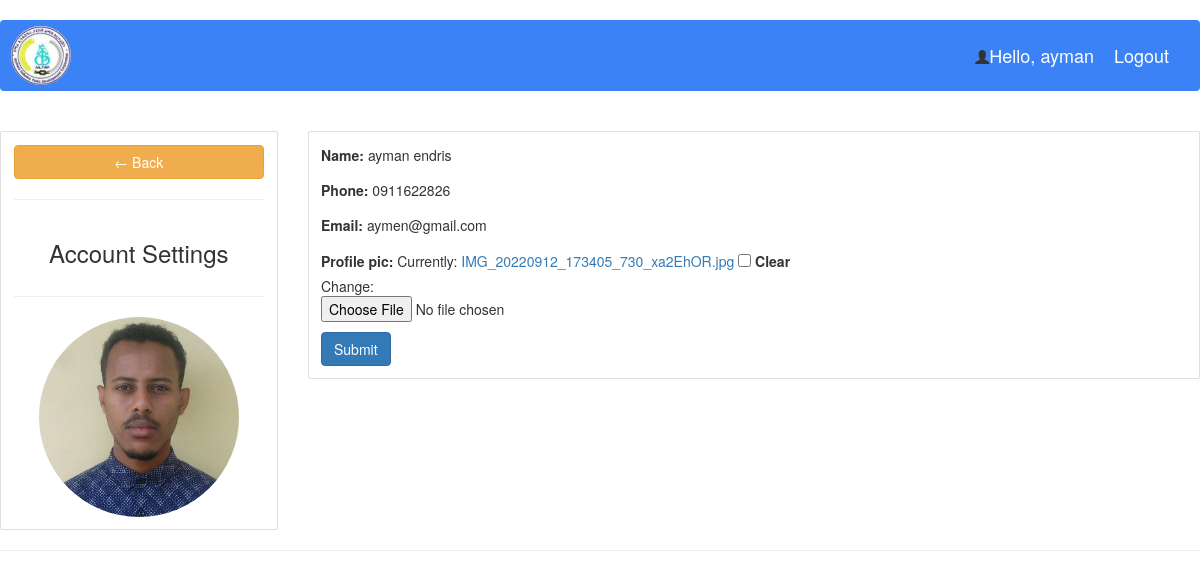
Screenshot of /account/ (signed in) with the database file from the repository.
### projects/models.py (models this page shows, shortened)
class Owner(models.Model):
    user = models.OneToOneField(User, null=True,blank=True, on_delete=models.CASCADE)
    name = models.CharField(max_length=200, null=True)
    phone = models.CharField(max_length=200, null=True)
    email = models.CharField(max_length=200, null=True)
    profile_pic = models.ImageField(default="profile1.png", null=True, blank=True)

### projects/decorators.py (the view)
		def wrapper_func(request, *args, **kwargs):
			group = None
			if request.user.groups.exists():
				group = request.user.groups.all()[0].name
			if group in allowed_roles:
				return view_func(request, *args, **kwargs)
			else:
				return HttpResponse('You are not authorized to view this page')

### projects/forms.py
class OwnerForm(ModelForm):
	class Meta:
		model = Owner
		fields = '__all__'
		exclude = ['user']

### projects/views.py (called while the page is built)
@login_required(login_url='login')
@allowed_users(allowed_roles=['owner','admin'])
def accountSettings(request):
	owner = request.user.owner
	form = OwnerForm(instance=owner)
	if request.method == 'POST':
		form = OwnerForm(request.POST, request.FILES,instance=owner)
		if form.is_valid():
			form.save()
	context = {'form':form}
	return render(request,'projects/account_settings.html', context)

### projects/templates/projects/account_settings.html (shortened to what this page needs)
{%  extends 'projects/main.html' %}
{% load static %}
{% block content %}
<br>
<head>
	<script src="https://cdn.tailwindcss.com"></script>
</head>
<body>
	{% include 'projects/owner_navbar.html'%}
</body>
<br>
<div class="row">
	<div class="col-md-3">
		<div class="card card-body">
			<a class="btn btn-warning" href="{% url 'user-page' %}"> &#8592; Back </a>
			<hr>
			<h3 style="text-align: center">Account Settings</h3>
			<hr>
			<img class="profile-pic" src="{{request.user.owner.profile_pic.url}}" >
		</div>
	</div>
	<div class="col-md-9">
		<div class="card card-body">
			<form method="POST" action="" enctype="multipart/form-data">
				{{form.as_p}}
			<input class="btn btn-primary" type="submit" name="Update Information">
			</form>
		</div>
	</div>
</div>
{% endblock %}

### projects/templates/projects/owner_navbar.html (shortened to what this page needs)
    {% load static %}
    <head>
      <link rel="stylesheet"
href="https://maxcdn.bootstrapcdn.com/bootstrap/3.3.7/css/bootstrap.min.css">
      <script src="https://cdn.tailwindcss.com"></script>
    </head>
    <div class="">
    <nav class="navbar navbar-expand-lg bg-blue-500">
      <img src="{% static 'images/logo1.jpg' %}" class="img-circle" alt="logo">
       <i class="glyphicon glyphicon-user"></i>
      <span class="hello-msg">Hello, {{request.user}}</span>
      <span ><a  class="hello-msg" href="{% url 'logout' %}">Logout</a></span>
     </nav>
    </div>

### static/css/main.css (style rules this page uses)
body { background-color: #4cb4c7; }

### projects/templates/projects/owner_navbar.html (style rules this page uses)
.hello-msg { font-size: 18px; color: #fff; margin-right: 20px; }

### projects/templates/projects/account_settings.html (style rules this page uses)
.profile-pic { max-width: 200px; max-height:200px; margin: 0 auto; border-radius: 50%; }

### rows the page displays
Owner: name "ayman endris", phone "0911622826", email "aymen@gmail.com"

### other values shown
{{ request.user }} "ayman"
